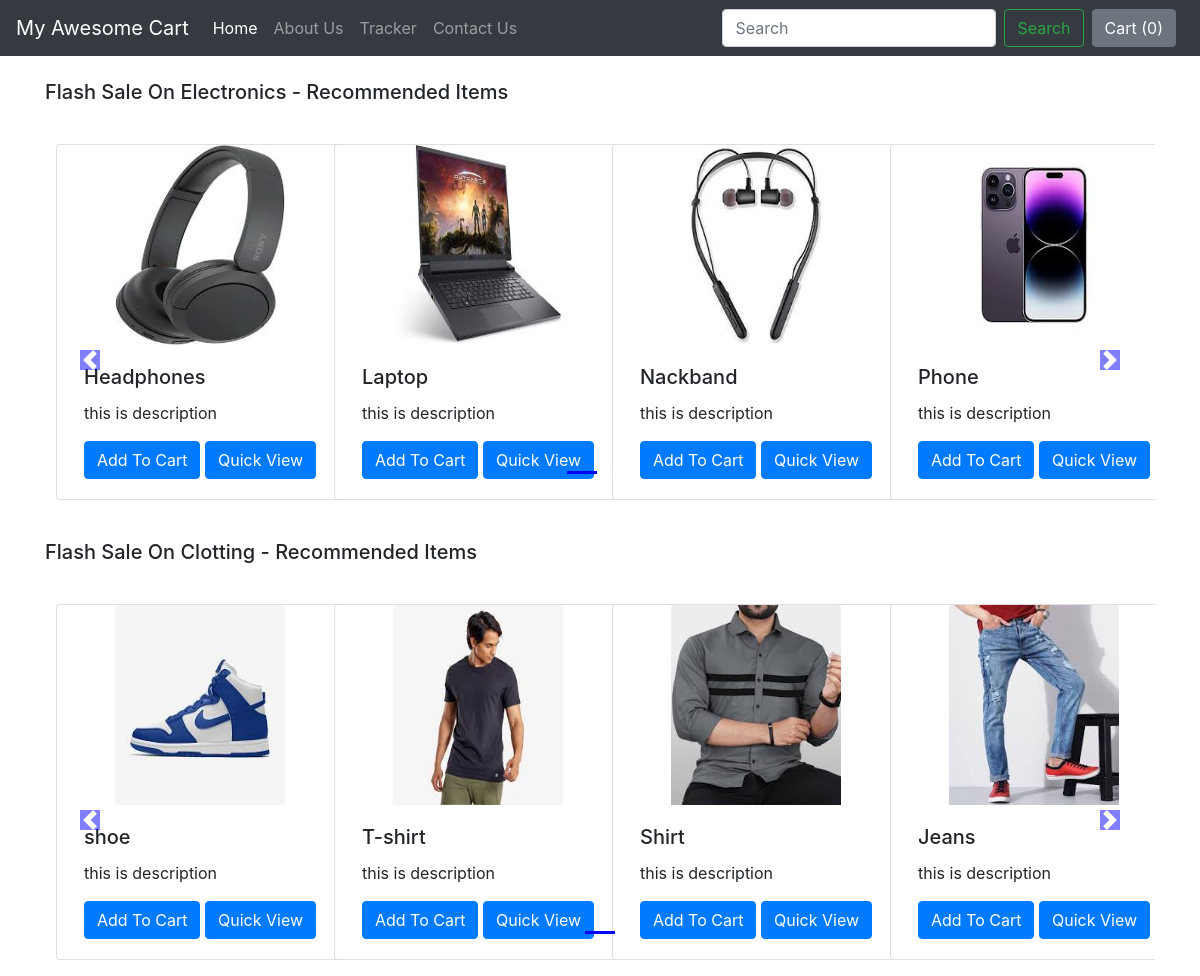
The app's page /shop/ with its own data.
### shop/models.py (models this page shows, shortened)
class Product(models.Model):
    product_id = models.AutoField(primary_key=True)
    product_name = models.CharField(max_length=20)
    category = models.CharField(max_length=50,default='')
    sub_category = models.CharField(max_length=50,default='')
    price = models.IntegerField(default=0)
    desc = models.CharField(max_length=200)
    pub_date = models.DateField(auto_now_add=True)
    image = models.ImageField(upload_to='shop/images',default='')

### shop/views.py (the view)
# urls.py: path('', views.index),
def index(request):
    products = Product.objects.all()
    n = len(products)
    no_of_slides = n//4 + ceil(n/4-(n//4))
    allProds=[[products, range(1, no_of_slides), no_of_slides],[products, range(1, no_of_slides), no_of_slides]]
    allProds = []
    product_categories = Product.objects.values('category')
    categories = { item['category'] for item in product_categories }
    for category in categories:
        prod=Product.objects.filter(category=category)
        n = len(prod)
        nSlides = n // 4 + ceil((n / 4) - (n // 4))
        allProds.append([prod, range(1, nSlides), nSlides])
    params={'allProds':allProds }
    return render(request,"shop/index_shop.html", params)

### shop/templates/shop/index_shop.html (shortened to what this page needs)
{% extends 'shop/basic.html' %}
{% block body %}
{% load static %}
<div class="container">
    {% for product, range, nSlides in allProds %}
    <h5 class="my-4">Flash Sale On {{product.0.category}} - Recommended Items</h5>
    <div class="row">
        <div id="demo{{forloop.counter}}" class="col carousel slide my-3" data-ride="carousel">
            <ul class="carousel-indicators">
                <li data-target="#demo{{forloop.counter}}" data-slide-to="0" class="active"></li>
                {% for i in range %}
                <li data-target="#demo{{forloop.parentloop.counter}}" data-slide-to="{{i}}"></li>
                {% endfor %}
            </ul>
            <div class="container carousel-inner no-padding">
                <div class="carousel-item active">
                    {% for i in product %}
                    <div class="col-xs-3 col-sm-3 col-md-3">
                        <div class="card align-items-center" style="width: 18rem;">
                            <img src='/media/{{i.image}}' class="card-img-top" alt="...">
                            <div class="card-body">
                                <h5 class="card-title" id="namepr{{i.product_id}}">{{i.product_name}}</h5>
                                <p class="card-text">{{i.desc}}</p>
                                <span id="divpr{{i.product_id}}" class="divpr">
                                    <button id="pr{{i.product_id}}" class="btn btn-primary cart">Add To Cart</button>
                                </span>
                                <a href="/shop/product_page/{{i.product_id}}"><button id="qv{{i.id}}"
                                        class="btn btn-primary cart">Quick View</button></a>
                            </div>
                        </div>
                    </div>
                    {% if forloop.counter|divisibleby:4 and forloop.counter > 0 and not forloop.last %}
                </div>
                <div class="carousel-item">
                    {% endif %}
                    {% endfor %}
                </div>
            </div>
        </div>
        <a class="carousel-control-prev" href="#demo{{forloop.counter}}" data-slide="prev">
            <span class="carousel-control-prev-icon"></span>
        </a>
        <a class="carousel-control-next" href="#demo{{forloop.counter}}" data-slide="next">
            <span class="carousel-control-next-icon"></span>
        </a>
    </div>
    {% endfor %}
</div>
{% endblock %}

### shop/templates/shop/basic.html (shortened to what this page needs)
<!doctype html>
<html lang="en">
<head>
    <link rel="stylesheet" href="https://stackpath.bootstrapcdn.com/bootstrap/4.2.1/css/bootstrap.min.css"
>
</head>
<body>
    <nav class="navbar navbar-expand-lg navbar-dark bg-dark">
        <a class="navbar-brand" href="/shop/">My Awesome Cart</a>
        <div class="collapse navbar-collapse" id="navbarSupportedContent">
            <ul class="navbar-nav mr-auto">
                <li class="nav-item active">
                    <a class="nav-link" href="/shop/">Home <span class="sr-only">(current)</span></a>
                </li>
                <li class="nav-item">
                    <a class="nav-link" href="/shop/about/">About Us</a>
                </li>
                <li class="nav-item">
                    <a class="nav-link" href="/shop/tracker/">Tracker</a>
                </li>
                <li class="nav-item">
                    <a class="nav-link" href="/shop/contact_us/">Contact Us</a>
                </li>
            </ul>
            <form class="form-inline my-2 my-lg-0">
                <input class="form-control mr-sm-2" type="search" placeholder="Search" aria-label="Search">
                <button class="btn btn-outline-success my-2 my-sm-0" type="submit">Search</button>
            </form>
            <button type="button" id = "popcart"class="btn btn-secondary mx-2" data-html="true" data-container="body" data-toggle="popover" data-placement="bottom" data-content="Vivamus sagittis lacus vel augue laoreet rutrum faucibus.">
                Cart (<span id="cart">0</span>)
            </button>
        </div>
    </nav>
    {% block body %} {% endblock %}
</body>
</html>

### shop/templates/shop/index_shop.html (style rules this page uses)
.col-md-3 { display: inline-block; margin-left: -4px; }
.carousel-indicators .active { background-color: blue; }
.col-md-3 img { width: 170px; height: 200px; }
body .carousel-indicators { bottom: 0; }
body .carousel-control-prev-icon, body .carousel-control-next-icon { background-color: blue; }
.carousel-control-prev, .carousel-control-next { top: auto; bottom: auto; padding-top : 222px; }
body .no-padding { padding-left: 0; padding-right: 0; }

### records on screen
Product: category "Electronics", image (picture), product_name "Headphones", desc "this is description"
Product: image (picture), product_name "Laptop", desc "this is description"
Product: image (picture), product_name "Nackband", desc "this is description"
Product: image (picture), product_name "Phone", desc "this is description"
Product: category "Clotting", image (picture), product_name "shoe", desc "this is description"
Product: image (picture), product_name "T-shirt", desc "this is description"
Product: image (picture), product_name "Shirt", desc "this is description"
Product: image (picture), product_name "Jeans", desc "this is description"
